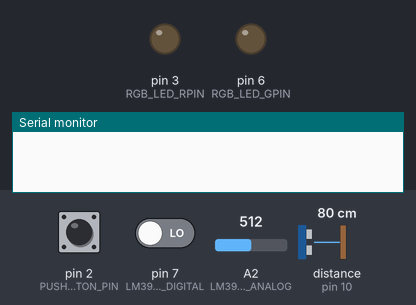
A sketch run on a simulated Arduino Nano, built with avr-gcc and run on an emulated ATmega328P. Parts: output pins drawn as LEDs (lit = HIGH), the last lines printed to the serial monitor. Wiring (inferred from the names in the program): ultrasonic range finder: trigger pin 11; echo pin 10. The test bench sets the inputs (shaded band); at power-on: pin 2 (PUSHBUTTON_PIN) LOW, pin 7 (LM393_PIN_DIGITAL) LOW, A2 (LM393_PIN_ANALOG) = 512, distance to the obstacle (sensor on pin 10) 80 cm. The echo pulse lasts 58.3 µs per cm; pins used as bus, display or sensor lines are not drawn.

Above: at 1.2 s.
1.3 s: pin 2 (PUSHBUTTON_PIN) pulled HIGH for 0.15 s
At 1.8 s:
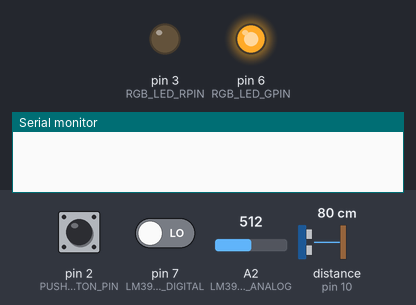
2.9 s: pin 2 (PUSHBUTTON_PIN) pulled HIGH for 3.2 s
At 3.4 s:
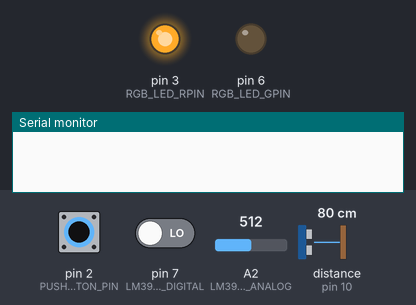
7.6 s: pin 2 (PUSHBUTTON_PIN) driven HIGH and pin 7 (LM393_PIN_DIGITAL) driven HIGH
At 8.8 s:
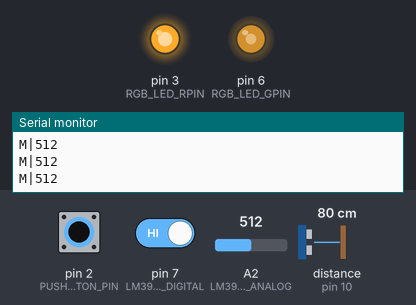
9.1 s: A2 (LM393_PIN_ANALOG) set to 483
At 9.6 s:
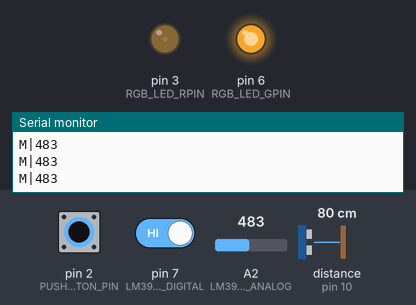
10.6 s: distance to the obstacle (sensor on pin 10) set to 4 cm
At 11.1 s:
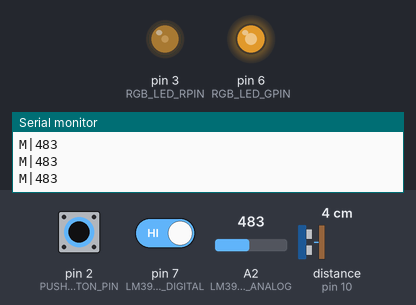
12.1 s: pin 2 (PUSHBUTTON_PIN) driven LOW
At 13.0 s:
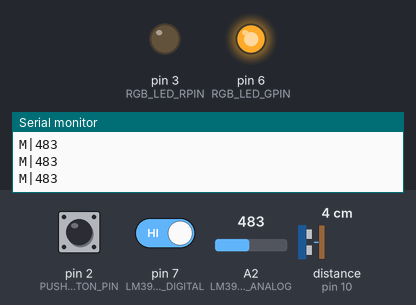
Timing chart, 0 to 14.6 s (numbered marks = the images above; inputs shaded):
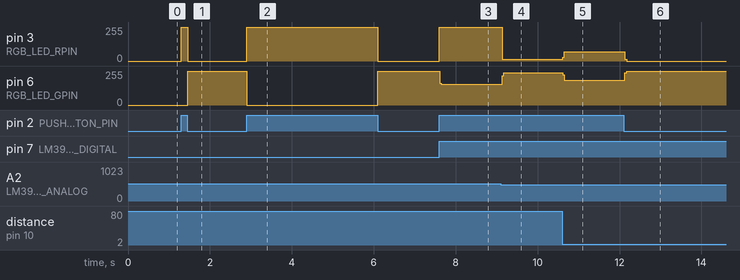

The sketch:

HomeCentral_Circuit2_Complete.ino
```cpp
// (licence header left out)
/* LIBRARIES */

/* CONSTANT DEFINITIONS */

/*
 * To reference pins:
 * Digital pins: either D1,D2,and so on
 * or 1,2,and so on depending on the board.
 * Analog pins: Always A1,A2,and so on.
 */

#define PUSHBUTTON_PIN 2

/* AN RGB LED needs three signals, one for each color
 * To save a pin, we will only connect Red and Green to a digital out
 * while Blue will be conected to GND (always 0).
 * This will reduce the number of color combinations.
 */
#define RGB_LED_RPIN 3 //red pin, needs to be a PWM pin
#define RGB_LED_GPIN 6 //green pin, needs to be a PWM pin

#define ONBOARD_LED 13 //inverted logic: HIGH=off, LOW=on

//The MQ-series Gas sensor sends both an analog and a digital signal
#define MQX_PIN_ANALOG A1
#define MQX_PIN_DIGITAL 8

//For the ultrasound distance sensor
#define ECHO_PIN 10
#define TRIGGER_PIN 11
#define BUZZER_PIN 12

//For LM393 Soil Moisture sensor sends both an analog and a digital signal
#define LM393_PIN_ANALOG A2
#define LM393_PIN_DIGITAL 7

/*
 * GLOBAL VARIABLE DEFINITIONS
 * Use global variables only if needed across functions or
 * reused between function calls, else use local variables.
 * Read up on data types.
 * While Arduino support strings, they take up memory so
 * character arrays are used more often.
 * char* (char pointer) and char[] (array) are similar.
 * const char* points to an immutable string, cannot be interchanged with char*
 */

bool button_pressed = false;
unsigned long started_buzzing_millis;
unsigned long stopped_buzzing_millis;
boolean buzzing = false;
boolean quiet = true;
int urgency = 0;

//Timer variables
unsigned long last_mqx_reading_millis;
const unsigned long mqx_reading_freq = 25*1000;
unsigned long last_lm393_reading_millis;
const unsigned long lm393_reading_freq = 30*1000;

/* INITIALIZE OBJECTS
 * Libraries usually follow an object-oriented approach that requires
 * an instance of the class to call its methods.
 */

/* LOCAL FUNCTIONS */

/*
 * Function to light up RGB LED with RGB values
 */
void lightRGBLED(int red_value, int green_value, int blue_value)
 {
  //This is writing an analog value to a digital pin
  //that is PWM capable. RGB colors and analogWrite take values from 0 to 255
  analogWrite(RGB_LED_RPIN, red_value);
  analogWrite(RGB_LED_GPIN, green_value);

  //In this case the blue_value will have no impact
  //since the blue pin is connected to GND (blue_value = 0)
  //If you connect the blue pin, uncomment the following line
  //analogWrite(RGB_LED_BPIN, blue_value);
}

/*
 * Function to sound buzzer intermittently based on urgency.
 * The change is achieved by keeping the same buzz time but
 * reducing the time between buzzing depending on urgency.
 */
void soundBuzzer(int urgency){

  unsigned long current_millis; //Keep local since needs to be update every call
  int buzz_time = 500; //milliseconds, same for all urgencies
  int quiet_time = urgency*1000; //milliseconds, lower for high urgencies (1 = highest)

  current_millis = millis();

  if(urgency == 0 ||
     buzzing && current_millis - started_buzzing_millis > buzz_time){
      digitalWrite(BUZZER_PIN, LOW);
      quiet = true;
      buzzing = false;
      stopped_buzzing_millis = millis();
  }
  if(urgency != 0 &&
     quiet && current_millis - stopped_buzzing_millis > quiet_time){
      digitalWrite(BUZZER_PIN, HIGH);
      buzzing = true;
      quiet = false;
      started_buzzing_millis = millis();
  }
}

/*
 * Function to get gas sensor reading and send it to
 * Circuit One via I2C for onward publishing to the MQTT topic.
 */

void getGasReading(){

  //Read the gas digital and analog values using the Arduino read functions
  int mqx_digital_value = digitalRead(MQX_PIN_DIGITAL);
  float mqx_analog_value = analogRead(MQX_PIN_ANALOG);

  //The float value needs to be converted to a string for display
  char gas_value_string[8];
  //Message string (to Circuit One and onwards to the MQTT broker)
  char gas_message[32];

  //First check the digital signal, if LOW, don't read the analog value
  //The threshold for the module can be configured by checking the analog value
  //at which the digital turns HIGH
  if(mqx_digital_value == LOW)
    return; //Exit the function, no need to do anything further

  /*
   * This is a system function which will convert a float to a char array.
   * This results in a leading space if the number is less than width.
   * This can be handled by the app that will read the data so this code is kept simple.
   */
  dtostrf(mqx_analog_value, 3, 0, gas_value_string);

  /*
   * The message format defined here is a pipe-separated string: parameter|value|timestamp.
   * Construct the parameter|value part here,
   * the timestamp is inserted by the publishToMQTT(...) function in the Circuit One sketch.
   */
  gas_message[0] = '\0';
  strcat(gas_message, "G|");
  strcat(gas_message, gas_value_string);

  //INFO: on the serial monitor
  Serial.println(gas_message);

  //The message also needs to be sent to Circuit One over I2C
  //and to the Node-RED server over serial communication.

  //On Circuit Two, light up the LED red, orange or green
  //depending on the concentration of the gas detected.
  if(mqx_analog_value >= 400){
    lightRGBLED(255,0,0);
  }
  else if(mqx_analog_value >= 200 && mqx_analog_value < 400){
    lightRGBLED(255,165,0);
  }
  else{
    lightRGBLED(0,255,0);
  }
}

/*
 * Function to get ultrasound distance sensor reading
 */

void getDistanceReading(){

  //LOCAL VARIABLES
  unsigned long pulse_duration;
  int distance_cm;
  int distance_inches;

  //Clears the trigger pin
  digitalWrite(TRIGGER_PIN, LOW);
  delayMicroseconds(2);

  //Sets the trigger pin on HIGH state for 10 micro seconds
  //This pulse is sent out as a sound wave and reflected back if it encounters an object
  digitalWrite(TRIGGER_PIN, LOW);
  delayMicroseconds(5);
  digitalWrite(TRIGGER_PIN, HIGH);
  delayMicroseconds(10);
  digitalWrite(TRIGGER_PIN, LOW);

  //Reads the echo pin, returns the sound wave travel time in microseconds
  //pulseIn() is a system function measures the time
  //from the signal going high to it going low again
  pulse_duration = pulseIn(ECHO_PIN, HIGH);

  //Convert the time to distance with a formula from the sensor calibration/specification
  distance_cm = (pulse_duration/2)*0.0343; //Or divide by 29.1
  distance_inches = (pulse_duration/2)*0.0135; //Or divide by 74

  //INFO: on the serial monitor
  //Serial.print("Distance: ");
  //Serial.print(distance_cm);
  //Serial.println(" cm or ");
  //Serial.print(distance_inches);
  //Serial.println(" inches.");

  //Sound buzzer with an increasing frequency as the distance reduces
  //Uses an urgency value to determine seconds between buzzing
  if(distance_inches >= 24 || distance_inches == 0) urgency = 0; //Stop sounding the buzzer
  if(distance_inches < 24  && distance_inches >= 18) urgency = 6;
  if(distance_inches < 18 && distance_inches >= 6) urgency = 3;
  if(distance_inches < 6) urgency = 1;

  soundBuzzer(urgency);
}

/*
 * Function to get soil moisture sensor reading and send it to
 * Circuit One via I2C for onward publishing to the MQTT topic.
 */

void getSoilMoistureReading(){

  //Read the gas digital and analog values using the Arduino read functions
  int lm393_digital_value = digitalRead(LM393_PIN_DIGITAL);
  float lm393_analog_value = analogRead(LM393_PIN_ANALOG);

  //The float value needs to be converted to a string for display
  char moisture_value_string[8];
  //Message string (to Circuit One and onwards to the MQTT broker)
  char moisture_message[32];

  //First check the digital signal, if LOW, don't read the analog value
  //The threshold for the module can be configured by checking the analog value
  //at which the digital turns HIGH
  if(lm393_digital_value == LOW)
    return; //Exit the function, no need to do anything further

  /*
   * This is a system function which will convert a float to a char array.
   * This results in a leading space if the number is less than width.
   * This can be handled by the app that will read the data so this code is kept simple.
   */
  dtostrf(lm393_analog_value, 3, 0, moisture_value_string);

  /*
   * The message format defined here is a pipe-separated string: parameter|value|timestamp.
   * Construct the parameter|value part here,
   * the timestamp is inserted by the publishToMQTT(...) function in the Circuit One sketch.
   */
  moisture_message[0] = '\0';
  strcat(moisture_message, "M|");
  strcat(moisture_message, moisture_value_string);

  //INFO: on the serial monitor
  Serial.println(moisture_message);

  //The message also needs to be sent to Circuit One over I2C
  //and to the Node-RED server over serial communication.

  //On Circuit Two, light up the LED red, orange or green
  //depending on the concentration of the gas detected.
  if(lm393_analog_value >= 1000){
    lightRGBLED(255,0,0);
  }
  else if(lm393_analog_value >= 500 && lm393_analog_value < 1000){
    lightRGBLED(255,165,0);
  }
  else{
    lightRGBLED(0,255,0);
  }
}

/* SETUP CODE: runs once when the board starts up or resets */

void setup() {

  //Start the serial communication with baud rate suitable for your components.
  Serial.begin(115200);

  //Set the pin modes, since all pins are capable of both input and output.
  pinMode(RGB_LED_GPIN, OUTPUT); //will get an analog output so needs to be a PWM pin
  pinMode(RGB_LED_RPIN, OUTPUT); //will get an analog output so needs to be a PWM pin

  pinMode(PUSHBUTTON_PIN, INPUT);

  pinMode(MQX_PIN_ANALOG, INPUT);
  pinMode(MQX_PIN_DIGITAL, INPUT);

  pinMode(TRIGGER_PIN, OUTPUT);
  pinMode(ECHO_PIN, INPUT);

  pinMode(LM393_PIN_ANALOG, INPUT);
  pinMode(LM393_PIN_DIGITAL, INPUT);

  //Initialise LED to switched off state.
  lightRGBLED(0,0,0);
}

/*
 * MAIN LOOP: runs repeatedly at a very high frequency (1000s of times a second)
 * Avoid sending data over serial or any other communication channel in every loop.
 * Either add a delay to the loop or use some timing logic.
 */

void loop() {
  static unsigned long current_millis; //local scope but persistent across function calls
  int button_state = digitalRead(PUSHBUTTON_PIN);

  //Read the state of the pushbutton value and light the RGB LED
  //Green when pressed, off when released.
  //The pushbutton state will be HIGH as long as it is pressed, and LOW when released.
  if (button_state == HIGH) {
    lightRGBLED(255,0,0); //flash LED red to confirm button pressed
    digitalWrite(BUZZER_PIN, HIGH);
    button_pressed = true;

    //Get soil moisture sensor reading
    //Since this is not a time-critical measure,
    //get this reading when the pushbutton is pressed
    getSoilMoistureReading();
  }
  else {
    //if turned on with button press take it back to green
    //to act as the gas sensor indicator
    if(button_pressed){
      lightRGBLED(0,255,0);
      digitalWrite(BUZZER_PIN, LOW);
      button_pressed = false;
    }
  }

  //Get gas sensor reading
  //Need not read in every loop, can be spaced out as required
  current_millis = millis();
  //If time since last reading is greater than desired frequency
  if(current_millis - last_mqx_reading_millis > mqx_reading_freq){
    getGasReading();
    last_mqx_reading_millis = current_millis;
  }

  //Get distance reading, must run without a delay for the buzzing frequency logic
  getDistanceReading();
}
```

Measured:
- the behaviour switches between 500 and 499 on A2 (LM393_PIN_ANALOG) (found by bisection; images 3 and 4)
- after the input at 1.3 s, pin 3 (RGB_LED_RPIN): 0/255 → 255/255 at once, → 0/255 0.15 s later; pin 6 (RGB_LED_GPIN): 0/255 → 255/255 after 0.15 s
- after the input at 2.9 s, pin 3 (RGB_LED_RPIN): 0/255 → 255/255 at once, → 0/255 3.2 s later; pin 6 (RGB_LED_GPIN): 255/255 → 0/255 at once, → 255/255 3.2 s later
- after the input at 7.6 s, pin 3 (RGB_LED_RPIN): 0/255 → 255/255 at once; pin 6 (RGB_LED_GPIN): 255/255 → 155/255 at once
- after the input at 9.1 s, pin 3 (RGB_LED_RPIN): 255/255 → 12/255 at once; pin 6 (RGB_LED_GPIN): 155/255 → 242/255 at once
- after the input at 10.6 s, pin 3 (RGB_LED_RPIN): 12/255 → 68/255 at once; pin 6 (RGB_LED_GPIN): 242/255 → 187/255 at once
- after the input at 12.1 s, pin 3 (RGB_LED_RPIN): 68/255 → 0/255 at once; pin 6 (RGB_LED_GPIN): 187/255 → 255/255 at once
